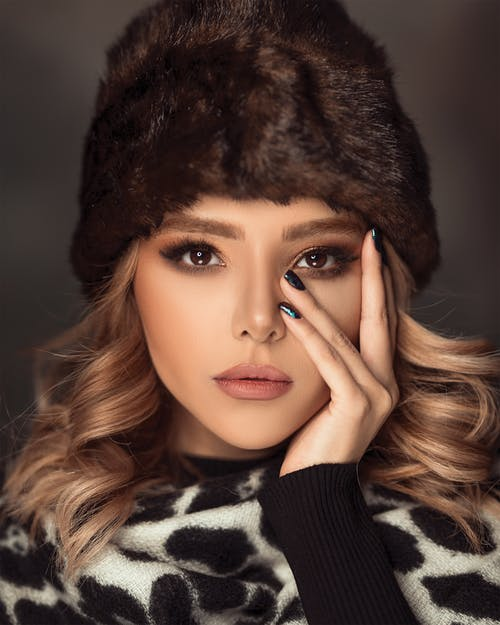
#> input picture girl.jpg, 500 x 625 px
$ python vigenette.py
#> lines starting #> are read from the running program, lines starting #| are printed output that depends on the picture
import cv2
import numpy as np

#reading the image and getting the properties
img = cv2.imread("girl.jpg")
#> img is the input picture: shape (625, 500, 3); mean B, G, R 55.9, 65.2, 88.1
rows, cols = img.shape[:2]
#> rows = 625; cols = 500

# generating vignette mask by using gaussian kernels
kernel_x = cv2.getGaussianKernel(cols, 200)
kernel_y = cv2.getGaussianKernel(rows, 200)
kernel = kernel_y * kernel_x.T

# Normalizing the kernel
kernel = kernel/np.linalg.norm(kernel)

# Generating a mask to image
mask = 255 * kernel
output = np.copy(img)

# Applying the mask to each channel in the input image
for i in range(3):
    output[:, :, i] = output[:, :, i] * mask
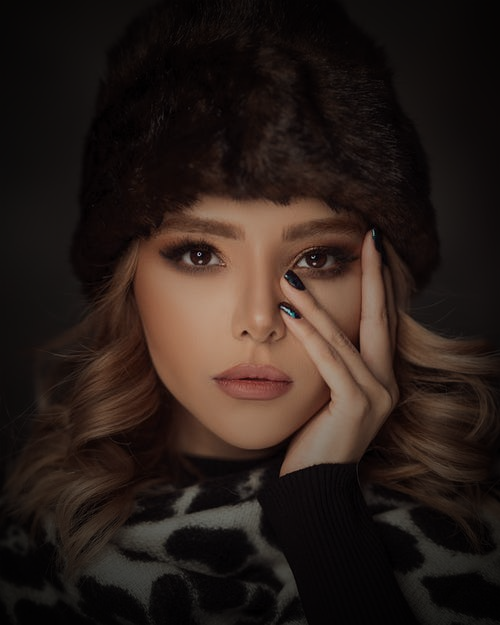
#> output: shape (625, 500, 3); mean B, G, R 25.4, 30.5, 42.5

cv2.imshow("original", img)
cv2.imshow("Vignettte", output)
cv2.waitKey(0)

$ run again, with fruits.jpg copied over girl.jpg
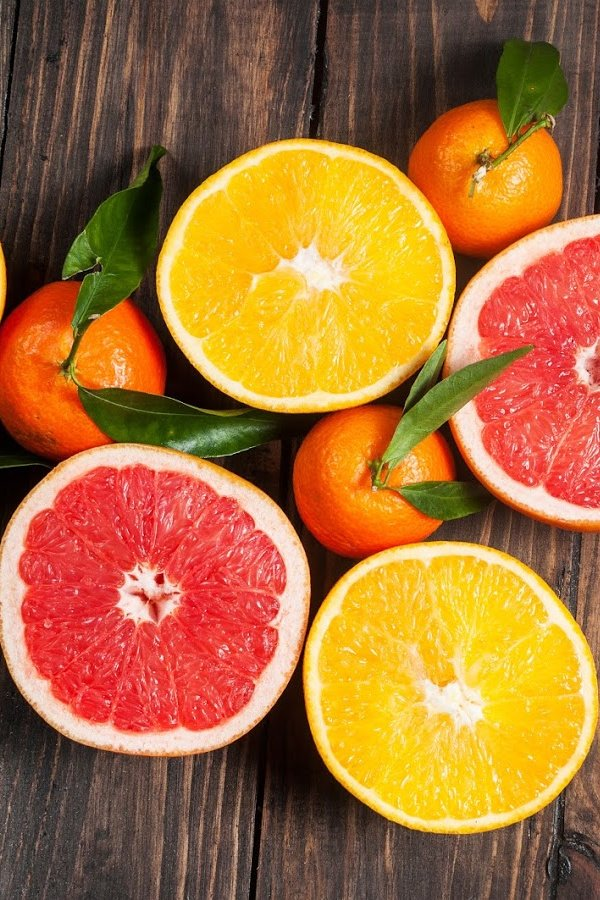
#> input picture fruits.jpg, 600 x 900 px
#> img is the input picture: shape (900, 600, 3); mean B, G, R 57, 111.6, 167.6
#> after the loop `for i in range(3):`:
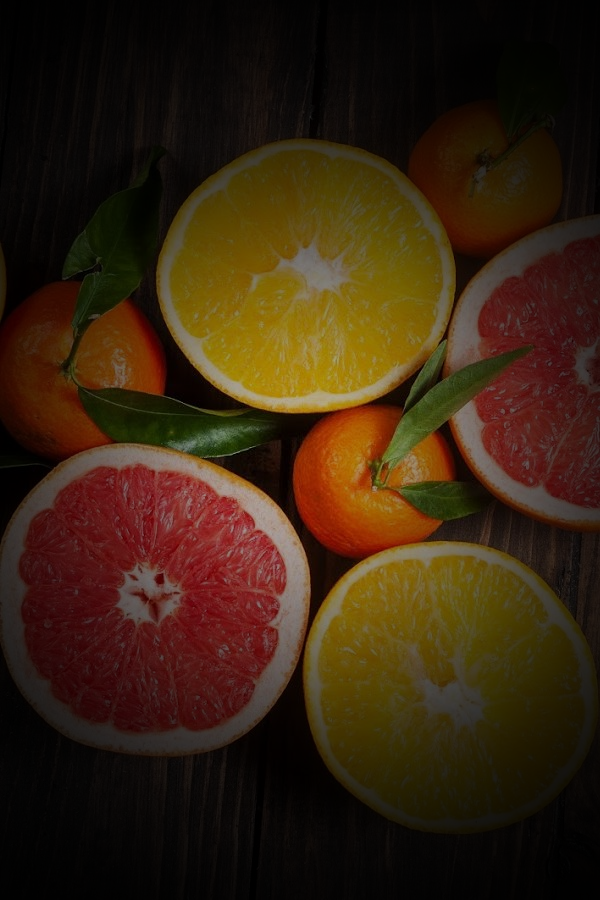
#> output: shape (900, 600, 3); mean B, G, R 15.7, 35.2, 54.6

$ run again, with img.baby.jpg copied over girl.jpg
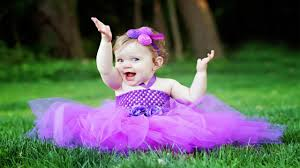
#> input picture img.baby.jpg, 300 x 168 px
#> img is the input picture: shape (168, 300, 3); mean B, G, R 94.9, 97.8, 93.7
#> after the loop `for i in range(3):`:
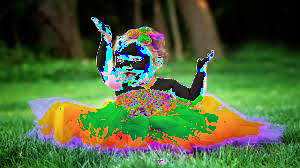
#> output: shape (168, 300, 3); mean B, G, R 58.3, 102.3, 77.5
